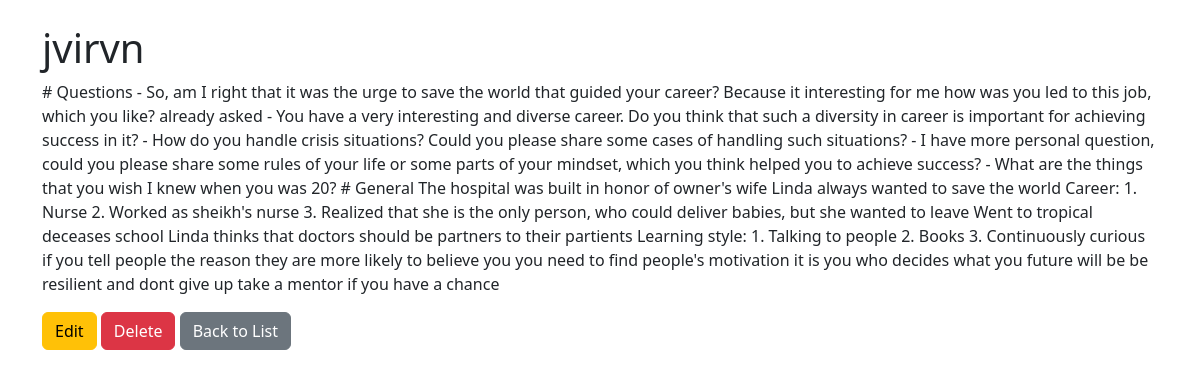
The app's page /note/5/ with its own data.
### notes/models.py (models this page shows, shortened)
class Note(models.Model):
    title = models.CharField(max_length=200)
    content = models.TextField()
    created_at = models.DateTimeField(auto_now_add=True)

### notes/views.py (the view)
# urls.py: path('note/<int:pk>/', NoteDetailView.as_view(), name='detail'),
class NoteDetailView(DetailView):
    model = Note
    template_name = 'detail.html'
    context_object_name = 'note'

### notes/templates/detail.html
{% extends "base.html" %}
{% block content %}
<h1>{{ note.title }}</h1>
<p>{{ note.content }}</p>
<a href="{% url 'notes:update' note.pk %}" class="btn btn-warning">Edit</a>
<a href="{% url 'notes:delete' note.pk %}" class="btn btn-danger">Delete</a>
<a href="{% url 'notes:index' %}" class="btn btn-secondary">Back to List</a>
{% endblock %}

### records on screen
Note: title "jvirvn", content "# Questions - So, am I right that it was the urge to save the world that guided your career? Because it interesting for me how was you led to this job, which you like? already asked - You have a very interesting and diverse career. Do you think that such a diversity in career is important for achieving success in it? - How do you handle crisis situations? Could you please share some cases of handling such situations? - I have more personal question, could you please share some rules of your life or some parts of your mindset, which you think helped you to achieve success? - What are the things that you wish I knew when you was 20? # General The hospital was built in honor of owner's wife…"
